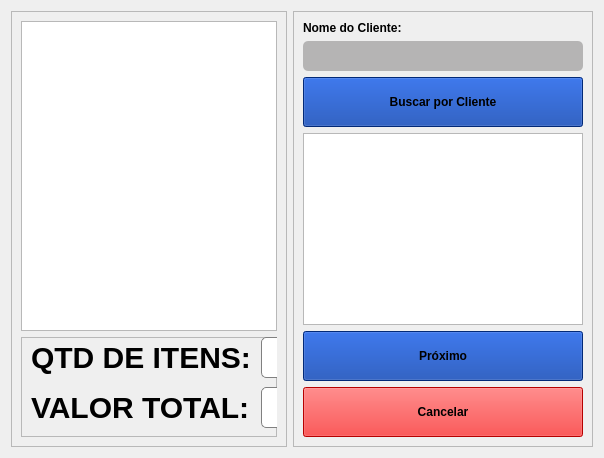
      <widget class="QWidget" name="page_8_finalizar_venda">
       <layout class="QHBoxLayout" name="horizontalLayout_5">
        <item>
         <widget class="QFrame" name="frame_12">
          <property name="styleSheet">
           <string notr="true"/>
          </property>
          <property name="frameShape">
           <enum>QFrame::StyledPanel</enum>
          </property>
          <property name="frameShadow">
           <enum>QFrame::Raised</enum>
          </property>
          <layout class="QVBoxLayout" name="verticalLayout_9">
           <item>
            <widget class="QTableView" name="table_finalizar_venda">
             <property name="styleSheet">
              <string notr="true"/>
             </property>
             <property name="selectionBehavior">
              <enum>QAbstractItemView::SelectRows</enum>
             </property>
             <attribute name="verticalHeaderVisible">
              <bool>false</bool>
             </attribute>
             <attribute name="verticalHeaderHighlightSections">
              <bool>false</bool>
             </attribute>
            </widget>
           </item>
           <item>
            <widget class="QFrame" name="frame_11">
             <property name="minimumSize">
              <size>
               <width>0</width>
               <height>100</height>
              </size>
             </property>
             <property name="styleSheet">
              <string notr="true"/>
             </property>
             <property name="frameShape">
              <enum>QFrame::StyledPanel</enum>
             </property>
             <property name="frameShadow">
              <enum>QFrame::Raised</enum>
             </property>
             <widget class="QLabel" name="label_valor_total_carrinho_2">
              <property name="geometry">
               <rect>
                <x>240</x>
                <y>50</y>
                <width>221</width>
                <height>41</height>
               </rect>
              </property>
              <property name="styleSheet">
               <string notr="true">font-weight: bold;
color: black;
border: 1px solid gray;
border-radius: 5px;
font-size: 30px;
background: white;</string>
              </property>
              <property name="text">
               <string>R$0,00</string>
              </property>
              <property name="alignment">
               <set>Qt::AlignCenter</set>
              </property>
             </widget>
             <widget class="QLabel" name="label_qtd_itens_total_2">
              <property name="geometry">
               <rect>
                <x>10</x>
                <y>0</y>
                <width>221</width>
                <height>41</height>
               </rect>
              </property>
              <property name="styleSheet">
               <string notr="true">font-weight: bold;
color: black;
border: 0;
font-size: 30px</string>
              </property>
              <property name="text">
               <string>QTD DE ITENS:</string>
              </property>
             </widget>
             <widget class="QLabel" name="label_valor_total_2">
              <property name="geometry">
               <rect>
                <x>10</x>
                <y>50</y>
                <width>221</width>
                <height>41</height>
               </rect>
              </property>
              <property name="styleSheet">
               <string notr="true">font-weight: bold;
color: black;
border: 0;
font-size: 30px</string>
              </property>
              <property name="text">
               <string>VALOR TOTAL:</string>
              </property>
             </widget>
             <widget class="QLabel" name="label_qtd_itens_carrinho_2">
              <property name="geometry">
               <rect>
                <x>240</x>
                <y>0</y>
                <width>221</width>
                <height>41</height>
               </rect>
              </property>
              <property name="styleSheet">
               <string notr="true">font-weight: bold;
color: black;
border: 1px solid gray;
border-radius: 5px;
font-size: 30px;
background: white;</string>
              </property>
              <property name="text">
               <string>0</string>
              </property>
              <property name="alignment">
               <set>Qt::AlignCenter</set>
              </property>
             </widget>
            </widget>
           </item>
          </layout>
         </widget>
        </item>
        <item>
         <widget class="QFrame" name="frame_10">
          <property name="minimumSize">
           <size>
            <width>300</width>
            <height>0</height>
           </size>
          </property>
          <property name="maximumSize">
           <size>
            <width>300</width>
            <height>16777215</height>
           </size>
          </property>
          <property name="frameShape">
           <enum>QFrame::StyledPanel</enum>
          </property>
          <property name="frameShadow">
           <enum>QFrame::Raised</enum>
          </property>
          <layout class="QVBoxLayout" name="verticalLayout_10">
           <item>
            <widget class="QLabel" name="label_buscar_cliente">
             <property name="styleSheet">
              <string notr="true">font-weight: bold;
color: black;
border: 0;</string>
             </property>
             <property name="text">
              <string>Nome do Cliente:</string>
             </property>
            </widget>
           </item>
           <item>
            <widget class="QLineEdit" name="lineEdit_buscar_cliente_carrinho">
             <property name="maximumSize">
              <size>
               <width>16777215</width>
               <height>40</height>
              </size>
             </property>
             <property name="styleSheet">
              <string notr="true">background: rgba(6, 0, 0, 0.25);
border-radius: 5px;
color: black;
font-size: 24px;</string>
             </property>
            </widget>
           </item>
           <item>
            <widget class="QPushButton" name="btn_buscar_cliente">
             <property name="minimumSize">
              <size>
               <width>0</width>
               <height>50</height>
              </size>
             </property>
             <property name="styleSheet">
              <string notr="true">background: #0339A6;
font-weight: bold;</string>
             </property>
             <property name="text">
              <string>Buscar por Cliente</string>
             </property>
            </widget>
           </item>
           <item>
            <widget class="QTableView" name="table_search_client_carrinho">
             <property name="selectionMode">
              <enum>QAbstractItemView::SingleSelection</enum>
             </property>
             <property name="selectionBehavior">
              <enum>QAbstractItemView::SelectRows</enum>
             </property>
             <attribute name="verticalHeaderVisible">
              <bool>false</bool>
             </attribute>
             <attribute name="verticalHeaderHighlightSections">
              <bool>false</bool>
             </attribute>
            </widget>
           </item>
           <item>
            <widget class="QPushButton" name="button_next_payment">
             <property name="minimumSize">
              <size>
               <width>0</width>
               <height>50</height>
              </size>
             </property>
             <property name="styleSheet">
              <string notr="true">background: #0339A6;
font-weight: bold;</string>
             </property>
             <property name="text">
              <string>Próximo</string>
             </property>
            </widget>
           </item>
           <item>
            <widget class="QPushButton" name="btn_finalizar_venda_3">
             <property name="minimumSize">
              <size>
               <width>0</width>
               <height>50</height>
              </size>
             </property>
             <property name="styleSheet">
              <string notr="true">background: red;
font-weight: bold;</string>
             </property>
             <property name="text">
              <string>Cancelar</string>
             </property>
            </widget>
           </item>
          </layout>
         </widget>
        </item>
       </layout>
      </widget>
